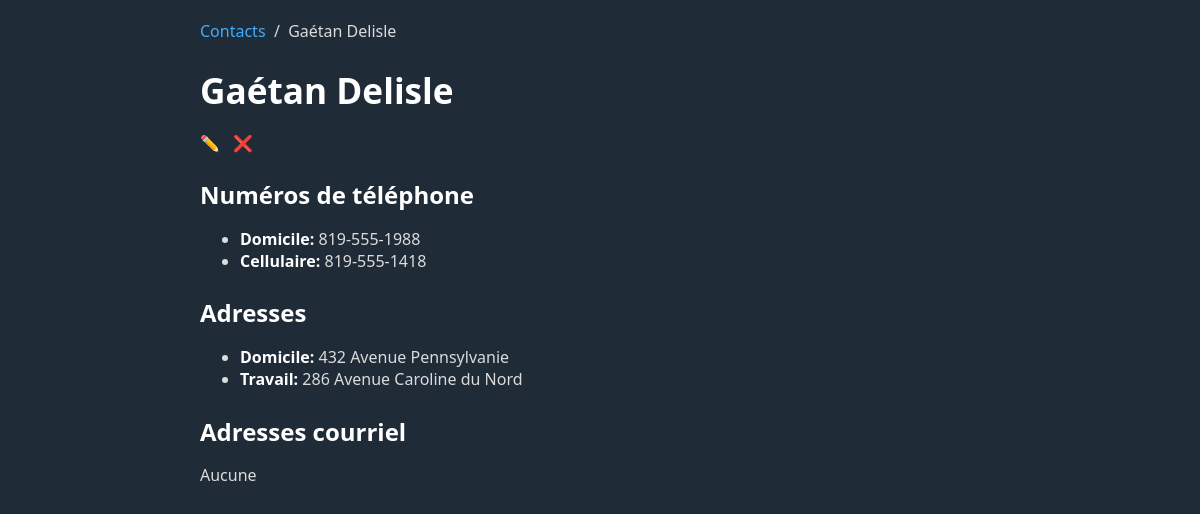
Page /exemple1/index.php?page=afficher&id=1 on the committed database.
### tables this page shows
CREATE TABLE adresses (
	id INTEGER PRIMARY KEY AUTO_INCREMENT,
	contact_id INTEGER,
	type_adresse CHAR(3) NOT NULL,
	adresse VARCHAR(1000) NOT NULL,
	
	CONSTRAINT fk_adresses_contact_id FOREIGN KEY (contact_id) REFERENCES contacts(id) ON DELETE CASCADE,
	CONSTRAINT fk_adresses_types_adresse FOREIGN KEY (type_adresse) REFERENCES types_adresse(code)
);

CREATE TABLE types_adresse (
	code CHAR(3) PRIMARY KEY,
	description VARCHAR(32) NOT NULL
);

### exemple1/pages/afficher.php (the view, shortened to what this page needs)
<?php
if (!$contact) {
    include('404.php');
} else {
    function body($bd, $contact)
    {
    ?>
        <nav>
            <a href="?page=liste">Contacts</a>
            &nbsp;/&nbsp;
            <?= $contact['nom_complet'] ?>
        </nav>
        <h1><?= $contact['nom_complet'] ?></h1>
        <p>
            <a href="?page=modifier&id=<?= $contact['id'] ?>">
                ✏️
            </a>
            <a
                onclick="return confirm('Voulez-vous vraiment supprimer le contact « <?= $contact['nom'] . ', ' . $contact['prenom'] ?> » ?')"
                href="?page=supprimer&id=<?= $contact['id'] ?>">
                ❌
            </a>
        </p>
        <main>
            <h2>Numéros de téléphone</h2>
            <?php
            $requete = $bd->prepare('SELECT numero_tel, types_numero_tel.description FROM numeros_tel JOIN types_numero_tel ON types_numero_tel.code = numeros_tel.type_numero_tel WHERE contact_id = ?');
            $requete->execute(array($contact['id']));
            if ($requete->rowCount() > 0) {
                echo '<ul>';
                foreach ($requete as $donneesNumeroTel) {
                    echo '<li><strong>'
                        . $donneesNumeroTel['description']
                        . ': </strong>'
                        . $donneesNumeroTel['numero_tel']
                        . '</li>';
                }
                echo '</ul>';
            } else {
                echo '<p>Aucun</p>';
            }
            ?>
            <h2>Adresses</h2>
            <?php
            $requete = $bd->prepare('SELECT adresse, types_adresse.description FROM adresses JOIN types_adresse ON types_adresse.code = adresses.type_adresse WHERE contact_id = ?');
            $requete->execute(array($contact['id']));
            if ($requete->rowCount() > 0) {
                echo '<ul>';
                foreach ($requete as $donneesNumeroTel) {
                    echo '<li><strong>'
                        . $donneesNumeroTel['description']
                        . ': </strong>'
                        . $donneesNumeroTel['adresse']
                        . '</li>';
                }
                echo '</ul>';
            } else {
                echo '<p>Aucun</p>';
            }
            ?>
            <h2>Adresses courriel</h2>
            <?php
            $requete = $bd->prepare('SELECT courriel, types_courriel.description FROM courriels JOIN types_courriel ON types_courriel.code = courriels.type_courriel WHERE contact_id = ?');
            $requete->execute(array($contact['id']));
            if ($requete->rowCount() > 0) {
                echo '<ul>';
                foreach ($requete as $donneesNumeroTel) {
                    echo '<li><strong>'
                        . $donneesNumeroTel['description']
                        . ': </strong>'
                        . $donneesNumeroTel['courriel']
                        . '</li>';
                }
                echo '</ul>';
            } else {
                echo '<p>Aucune</p>';
            }
            ?>
        </main>
    <?php
    }
}

### exemple1/water.css (style rules this page uses)
:root { --background-body: #202b38; --background: #161f27; --background-alt: #1a242f; --selection: #1c76c5; --text-main: #dbdbdb; --text-bright: #fff; --text-muted: #a9b1ba; --links: #41adff; --focus: #0096bfab; --border: #526980; --code: #ffbe85; --animation-duration: 0.1s; --button-base: #0c151c; --button-hover: #040a0f; --scrollbar-thumb: var(--button-hover); --scrollbar-thumb-hover: rgb(0, 0, 0); --form-placeholder: #a9a9a9; --form-text: #fff; --variable: #d941e2; --highlight: #efdb43; }
html { scrollbar-color: #040a0f #202b38; scrollbar-color: var(--scrollbar-thumb) var(--background-body); scrollbar-width: thin; }
body { font-family: system-ui, -apple-system, BlinkMacSystemFont, 'Segoe UI', 'Roboto', 'Oxygen', 'Ubuntu', 'Cantarell', 'Fira Sans', 'Droid Sans', 'Helvetica Neue', 'Segoe UI Emoji', 'Apple Color Emoji', 'Noto Color Emoji', sans-serif; line-height: 1.4; max-width: 800px; margin: 20px auto; padding: 0 10px; word-wrap: break-word; color: #dbdbdb; color: var(--text-main); background: #202b38; background: var(--background-body); text-rendering: optimizeLegibility; }
h1 { font-size: 2.2em; margin-top: 0; }
h1, h2, h3, h4, h5, h6 { margin-bottom: 12px; margin-top: 24px; }
h1 { color: #fff; color: var(--text-bright); }
h2 { color: #fff; color: var(--text-bright); }
strong { color: #fff; color: var(--text-bright); }
h1, h2, h3, h4, h5, h6, b, strong, th { font-weight: 600; }
::placeholder { color: #a9a9a9; color: var(--form-placeholder); }
a { text-decoration: none; color: #41adff; color: var(--links); }

### rows in the picture
adresses: type_adresse.description "Domicile", adresse "432 Avenue Pennsylvanie"
adresses: type_adresse.description "Travail", adresse "286 Avenue Caroline du Nord"

### other values in the picture
$contact['nom_complet'] "Gaétan Delisle"
$donneesNumeroTel['description'] "Domicile"
$donneesNumeroTel['numero_tel'] "819-555-1988"
$donneesNumeroTel['description'] "Cellulaire"
$donneesNumeroTel['numero_tel'] "819-555-1418"
